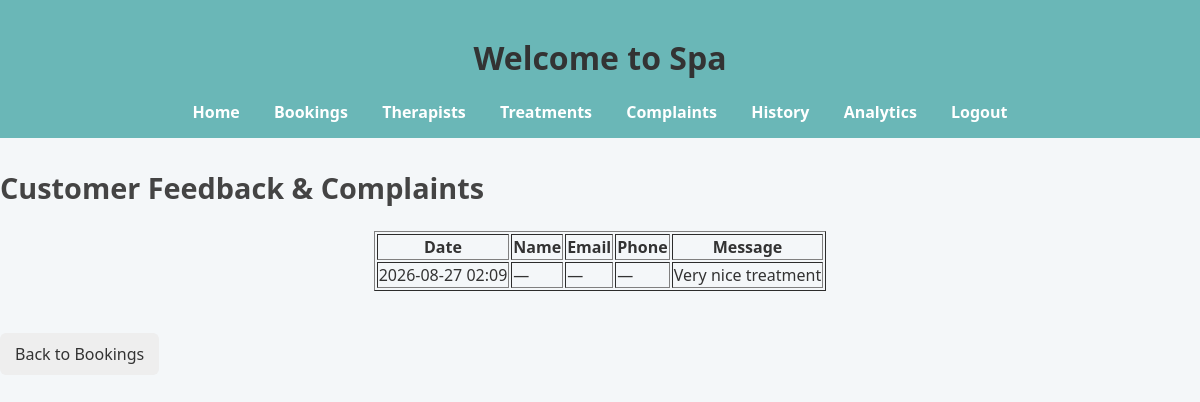
Screenshot of /admin/complaints (signed in) with the database file from the repository.
### models.py (models this page shows)
class Complaint(db.Model):
    id = db.Column(db.Integer, primary_key=True)
    name = db.Column(db.String(100))    # optional
    email = db.Column(db.String(100))   # optional
    phone = db.Column(db.String(20))    # optional
    message = db.Column(db.Text, nullable=False)
    created_at = db.Column(db.DateTime, default=datetime.utcnow)

### spa_app.py (the view)
@app.route('/admin/complaints')
@login_required
def admin_complaints():
    complaint_list = Complaint.query.order_by(Complaint.created_at.desc()).all()
    return render_template('admin_complaints.html', complaints=complaint_list)

### spa_app.py (called while the page is built)
@login_manager.user_loader
def load_user(user_id):
    return User.query.get(int(user_id))

### templates/admin_complaints.html (shortened to what this page needs)
<!DOCTYPE html>
<html>
<head>
  <link rel="stylesheet" href="{{ url_for('static', filename='style.css') }}">
</head>
<body>
  <header>
    <h1>Welcome to Spa</h1>
    <nav>
      <a href="{{ url_for('home') }}">Home</a>
      <a href="{{ url_for('admin') }}">Bookings</a>
      <a href="{{ url_for('admin_therapists') }}">Therapists</a>
      <a href="{{ url_for('admin_treatments') }}">Treatments</a>
      <a href="{{ url_for('admin_complaints') }}">Complaints</a>
      <a href="{{ url_for('admin_history') }}">History</a>
      <a href="{{ url_for('admin_analytics') }}">Analytics</a>
      <a href="{{ url_for('logout') }}">Logout</a>
    </nav>
  </header>
  <h2>Customer Feedback & Complaints</h2>
  <table border="1" style="margin:auto;">
    <tr>
      <th>Date</th>
      <th>Name</th>
      <th>Email</th>
      <th>Phone</th>
      <th>Message</th>
    </tr>
    {% for c in complaints %}
    <tr>
      <td>{{ c.created_at.strftime('%Y-%m-%d %H:%M') }}</td>
      <td>{{ c.name or '—' }}</td>
      <td>{{ c.email or '—' }}</td>
      <td>{{ c.phone or '—' }}</td>
      <td style="text-align:left; max-width:400px;">{{ c.message }}</td>
    </tr>
    {% else %}
    <tr><td colspan="5">No feedback submitted yet.</td></tr>
    {% endfor %}
  </table>
  <br>
  <a href="{{ url_for('admin') }}" class="back-btn">Back to Bookings</a>
</body>
</html>

### static/style.css (style rules this page uses)
body { font-family: 'Segoe UI', Arial, sans-serif; background: #f4f7f9; margin: 0; padding: 0; color: #333; }
header { background: #6ab7b7; padding: 15px; text-align: center; }
nav a { margin: 0 15px; color: white; font-weight: bold; text-decoration: none; transition: color 0.3s ease; }
h2 { margin-top: 30px; font-size: 1.8em; color: #444; }
.back-btn { display: inline-block; margin-top: 20px; padding: 10px 15px; background-color: #eee; color: #333; text-decoration: none; border-radius: 6px; transition: background 0.3s ease; }

### rows the page displays
Complaint: created_at "2026-08-27 02:09", name "—", email "—", phone "—", message "Very nice treatment"
